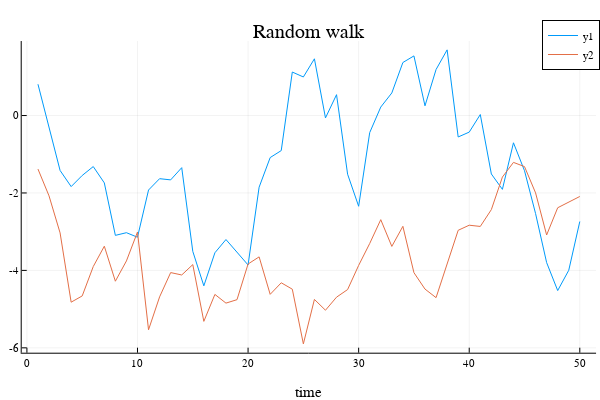

Here is the notebook cell this chart was saved with:
### Code cell
using PlotlyJS
plotlyjs()  # set the backend to PlotlyJS
Plots.plot(x, title="Random walk", xlab="time")

### Figure 1 — Plotly figure (JSON) as saved in the notebook; plotly's stock layout.template omitted (floating-point values rounded to 4 significant figures)
{"data": [{"colorbar": {"len": 0.8657, "title": {"text": ""}, "x": 0.9934, "y": 0.5087}, "legendgroup": "y1", "line": {"color": "rgba(0, 154, 250, 1.000)", "dash": "solid", "shape": "linear", "width": 1}, "mode": "lines", "name": "y1", "showlegend": true, "type": "scatter", "x": [1, 2, 3, 4, 5, 6, 7, 8, 9, 10, 11, 12, 13, 14, 15, 16, 17, 18, 19, 20, 21, 22, 23, 24, 25, 26, 27, 28, 29, 30, 31, 32, 33, 34, 35, 36, 37, 38, 39, 40, 41, 42, 43, 44, 45, 46, 47, 48, 49, 50], "xaxis": "x", "y": [0.8083, -0.3138, -1.418, -1.835, -1.548, -1.318, -1.74, -3.095, -3.026, -3.143, -1.924, -1.631, -1.662, -1.346, -3.509, -4.399, -3.545, -3.203, -3.522, -3.859, -1.851, -1.086, -0.9057, 1.123, 0.9956, 1.465, -0.06184, 0.5383, -1.516, -2.344, -0.441, 0.2187, 0.5833, 1.369, 1.54, 0.2508, 1.188, 1.696, -0.5538, -0.4285, 0.02591, -1.51, -1.907, -0.7042, -1.425, -2.532, -3.798, -4.521, -3.997, -2.737], "yaxis": "y"}, {"colorbar": {"len": 0.8657, "title": {"text": ""}, "x": 0.9934, "y": 0.5087}, "legendgroup": "y2", "line": {"color": "rgba(227, 111, 71, 1.000)", "dash": "solid", "shape": "linear", "width": 1}, "mode": "lines", "name": "y2", "showlegend": true, "type": "scatter", "x": [1, 2, 3, 4, 5, 6, 7, 8, 9, 10, 11, 12, 13, 14, 15, 16, 17, 18, 19, 20, 21, 22, 23, 24, 25, 26, 27, 28, 29, 30, 31, 32, 33, 34, 35, 36, 37, 38, 39, 40, 41, 42, 43, 44, 45, 46, 47, 48, 49, 50], "xaxis": "x", "y": [-1.383, -2.075, -3.031, -4.82, -4.659, -3.901, -3.375, -4.279, -3.755, -3.008, -5.534, -4.684, -4.057, -4.118, -3.851, -5.316, -4.62, -4.845, -4.756, -3.834, -3.651, -4.618, -4.32, -4.485, -5.898, -4.75, -5.028, -4.691, -4.495, -3.871, -3.305, -2.69, -3.38, -2.862, -4.058, -4.483, -4.704, -3.815, -2.964, -2.833, -2.865, -2.43, -1.589, -1.21, -1.319, -1.998, -3.086, -2.382, -2.239, -2.09], "yaxis": "y"}], "layout": {"annotations": [{"font": {"color": "rgba(0, 0, 0, 1)", "family": "sans-serif", "size": 20}, "rotation": 0, "showarrow": false, "text": "Random walk", "x": 0.5148, "xanchor": "center", "xref": "paper", "y": 1, "yanchor": "top", "yref": "paper"}], "height": 400, "legend": {"bgcolor": "rgba(255, 255, 255, 1.000)", "bordercolor": "rgba(0, 0, 0, 1)", "borderwidth": 1, "font": {"color": "rgba(0, 0, 0, 1)", "family": "sans-serif", "size": 11}, "title": {"font": {"color": "rgba(0, 0, 0, 1)", "family": "sans-serif", "size": 15}, "text": ""}, "tracegroupgap": 0, "traceorder": "normal", "x": 1, "xanchor": "auto", "y": 1, "yanchor": "auto"}, "margin": {"b": 20, "l": 0, "r": 0, "t": 20}, "paper_bgcolor": "rgba(255, 255, 255, 1.000)", "plot_bgcolor": "rgba(255, 255, 255, 1.000)", "showlegend": true, "width": 600, "xaxis": {"anchor": "y", "domain": [0.03619, 0.9934], "gridcolor": "rgba(0, 0, 0, 0.1)", "gridwidth": 0.5, "linecolor": "rgba(0, 0, 0, 1)", "mirror": false, "range": [-0.47, 51.47], "showgrid": true, "showline": true, "showticklabels": true, "tickangle": 0, "tickcolor": "rgb(0, 0, 0)", "tickfont": {"color": "rgba(0, 0, 0, 1)", "family": "sans-serif", "size": 11}, "tickmode": "array", "ticks": "inside", "ticktext": ["0", "10", "20", "30", "40", "50"], "tickvals": [0, 10, 20, 30, 40, 50], "title": {"font": {"color": "rgba(0, 0, 0, 1)", "family": "sans-serif", "size": 15}, "text": "time"}, "type": "linear", "visible": true, "zeroline": false, "zerolinecolor": "rgba(0, 0, 0, 1)"}, "yaxis": {"anchor": "x", "domain": [0.07581, 0.9415], "gridcolor": "rgba(0, 0, 0, 0.1)", "gridwidth": 0.5, "linecolor": "rgba(0, 0, 0, 1)", "mirror": false, "range": [-6.126, 1.924], "showgrid": true, "showline": true, "showticklabels": true, "tickangle": 0, "tickcolor": "rgb(0, 0, 0)", "tickfont": {"color": "rgba(0, 0, 0, 1)", "family": "sans-serif", "size": 11}, "tickmode": "array", "ticks": "inside", "ticktext": ["-6", "-4", "-2", "0"], "tickvals": [-6, -4, -2, 0], "title": {"font": {"color": "rgba(0, 0, 0, 1)", "family": "sans-serif", "size": 15}, "text": ""}, "type": "linear", "visible": true, "zeroline": false, "zerolinecolor": "rgba(0, 0, 0, 1)"}}}
